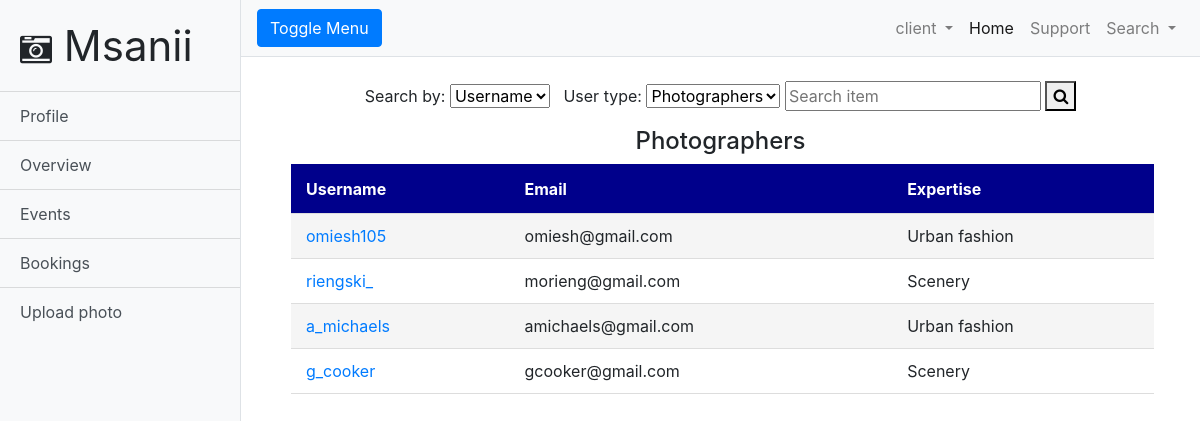
Screenshot of /search.php with the database file from the repository.
### tables this page shows
CREATE TABLE `photographers` (
  `photographer_id` int(11) NOT NULL,
  `first_name` text NOT NULL,
  `last_name` text NOT NULL,
  `username` text NOT NULL,
  `email` varchar(40) NOT NULL,
  `expertise` text NOT NULL,
  `bio` text NOT NULL,
  `password` text NOT NULL,
  `verified` text NOT NULL
);

### search.php (the view, shortened to what this page needs)
<!DOCTYPE html>
<html lang="en">
<head>
  <link href="vendor/bootstrap/css/bootstrap.min.css" rel="stylesheet">
  <link href="css/simple-sidebar.css" rel="stylesheet">
  <link rel="stylesheet" href="https://cdnjs.cloudflare.com/ajax/libs/font-awesome/4.7.0/css/font-awesome.min.css">
</head>
<body>
  <div class="d-flex" id="wrapper">
    <div class="bg-light border-right" id="sidebar-wrapper">
      <div class="sidebar-heading" style="font-size: 42px">
        <i class="fa fa-camera-retro" style="font-size: 32px"></i>&nbsp;Msanii
      </div>
      <div class="list-group list-group-flush">
        <a href="profile.php" class="list-group-item list-group-item-action bg-light">Profile</a>
        <a href="#" class="list-group-item list-group-item-action bg-light">Overview</a>
        <a href="#" class="list-group-item list-group-item-action bg-light">Events</a>
        <a href="booking.php" class="list-group-item list-group-item-action bg-light">Bookings</a>
        <a href="uploadPhoto.php" class="list-group-item list-group-item-action bg-light">Upload photo</a>
      </div>
    </div>
    <div id="page-content-wrapper">
      <nav class="navbar navbar-expand-lg navbar-light bg-light border-bottom">
        <button class="btn btn-primary" id="menu-toggle">Toggle Menu</button>
        <div class="collapse navbar-collapse" id="navbarSupportedContent">
          <ul class="navbar-nav ml-auto mt-2 mt-lg-0">
            <?php if (isset($_SESSION["username"])): ?>
            <li class="nav-item dropdown">
              <a class="nav-link dropdown-toggle" href="#" id="navbarDropdown" role="button" data-toggle="dropdown" aria-haspopup="true" aria-expanded="false">
                <?php echo $_SESSION["username"]; ?>
              </a>
            </li>
            <?php endif; ?>
            <li class="nav-item active">
              <a class="nav-link" href="index.php">Home<span class="sr-only">(current)</span></a>
            </li>
            <li class="nav-item">
              <a class="nav-link" href="#">Support</a>
            </li>
            <li class="nav-item dropdown">
              <a class="nav-link dropdown-toggle" href="#" id="navbarDropdown" role="button" data-toggle="dropdown" aria-haspopup="true" aria-expanded="false">
                Search
              </a>
            </li>
          </ul>
        </div>
      </nav>
      <div class="container-fluid" style="text-align: center">
        <br>
        <form action="search.php" method="POST" enctype="multipart/form">
          <label>Search by:</label>
          <select name="searchType">
            <option value="username">Username</option>
          </select>&nbsp;&nbsp;
          <label for="userType">User type: </label>
          <select name="userType">
            <option value="photographers">Photographers</option>
          </select>
          <input type="text" name="search_name" placeholder="Search item" width="600px" class="form-group">
          <button type="submit"><i class="fa fa-search"></i></button>
        </form>
      </div>
    <?php
      require 'connect.php';
        if (isset($table) && $table == "location") {
          $sql = "SELECT * FROM location WHERE (location_name = '$username')";
          $result = $conn -> query($sql);
          if ($result -> num_rows > 0) {
            echo "<table>";
            echo "<tr>";
            echo "<th>Location</th>";
            echo "<th>City</th>";
            echo "</tr>";
            while ($row = $result -> fetch_assoc()) {
              echo "<tr>";
              echo "<th><a href=\"location.php?id=".$row["location_id"]."\">".$row["location_name"]."</th>";
              echo "<th>".$row["city"]."</th>";
              echo "</tr>";
            }
            echo "<table>";
          }
          else{
            echo "<h5 style=\"text-align:center;\">No result</h5>";
          }
        }
        else{
          echo "<h4 style=\"text-align:center;\">Photographers</h4>";
          $sql = "SELECT * FROM photographers";
          $result = $conn -> query($sql);
          if ($result -> num_rows > 0) {
            echo "<table>";
            echo "<tr>";
            echo "<th>Username</th>";
            echo "<th>Email</th>";
            echo "<th>Expertise</th>";
            echo "</tr>";
            while ($row = $result -> fetch_assoc()) {
              echo "<tr>";
              echo "<td> <a href= \"photographers.php?id=".$row["photographer_id"]."&&userType=photographers\">".$row["username"]."</a></td>";
              echo "<td>".$row["email"]."</td>";
              echo "<td>".$row["expertise"]."</td>";
              echo "</tr>";
            };
            echo "</table>";
          }
        }
     ?>
  </div>
</body>
</html>

### css/simple-sidebar.css (style rules this page uses)
body { overflow-x: hidden; }
#sidebar-wrapper { min-height: 100vh; margin-left: -15rem; -webkit-transition: margin .25s ease-out; -moz-transition: margin .25s ease-out; -o-transition: margin .25s ease-out; transition: margin .25s ease-out; }
#sidebar-wrapper .sidebar-heading { padding: 0.875rem 1.25rem; font-size: 1.2rem; }
#sidebar-wrapper .list-group { width: 15rem; }
#page-content-wrapper { min-width: 100vw; }
@media (min-width: 768px) { #sidebar-wrapper { margin-left: 0; } }
@media (min-width: 768px) { #page-content-wrapper { min-width: 0; width: 100%; } }

### search.php (style rules this page uses)
table { width: 90%; margin: 0px 50px 0px 50px; }
th { height: 50px; background-color: darkblue; color: white; }
td, th { padding: 10px 15px ; text-align: left; border-bottom: 1px solid #ddd; }
tr:nth-child(even) { background-color: #f5f5f5; }

### rows the page displays
photographers: username "omiesh105", email "omiesh@gmail.com", expertise "Urban fashion"
photographers: username "riengski_", email "morieng@gmail.com", expertise "Scenery"
photographers: username "a_michaels", email "amichaels@gmail.com", expertise "Urban fashion"
photographers: username "g_cooker", email "gcooker@gmail.com", expertise "Scenery"

### other values shown
$_SESSION["username"] "client"
